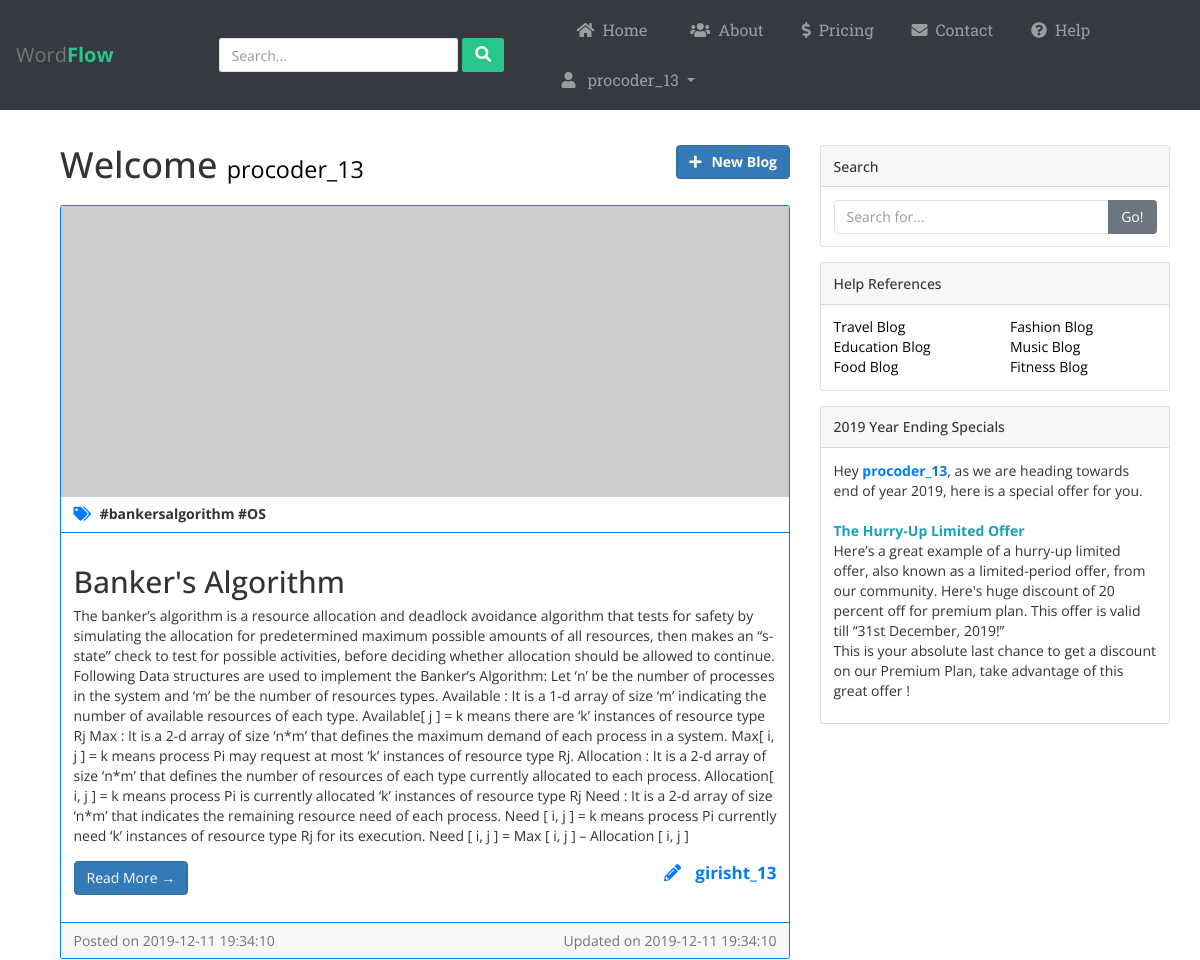
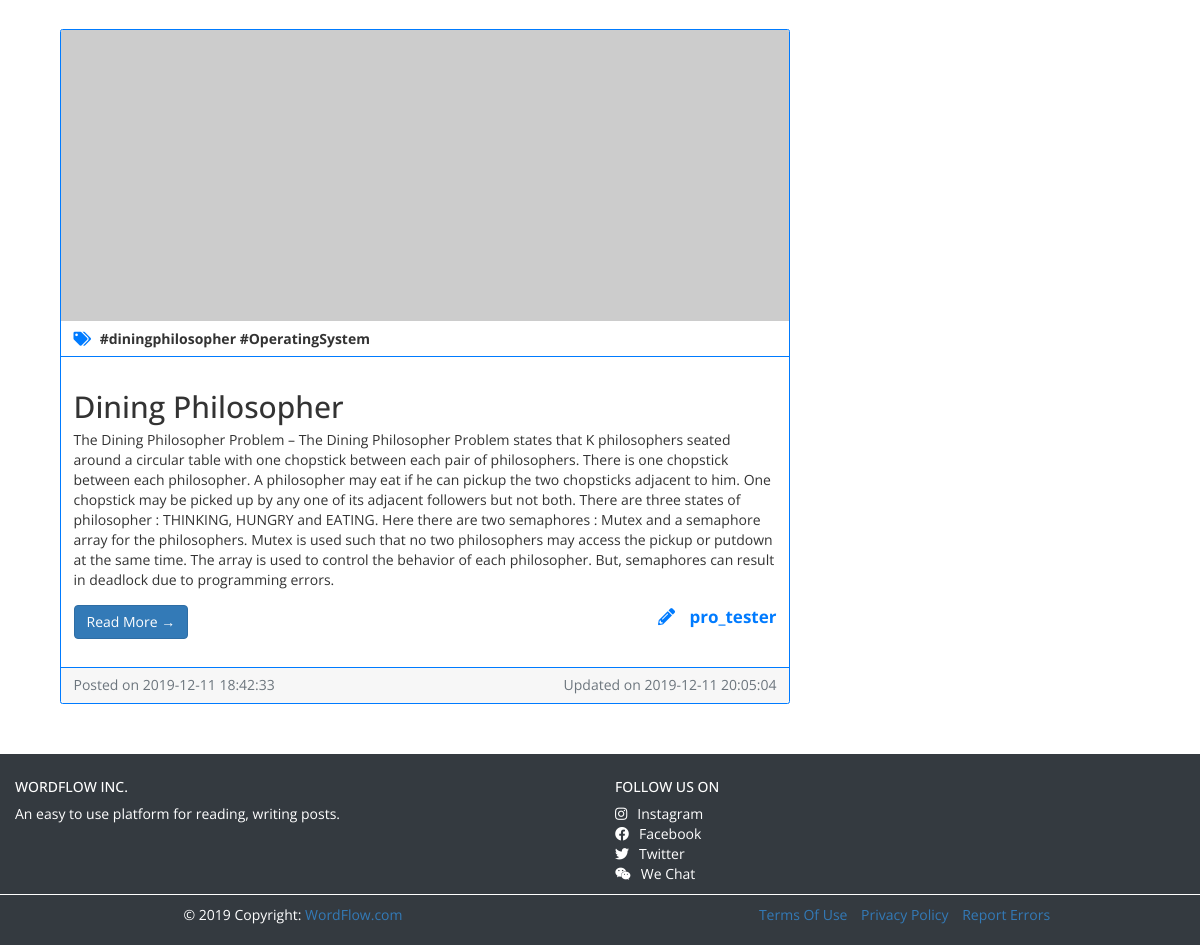
The page /dashboard (signed in) on the database its author committed (2 pictures, top to bottom).
### app.py (models this page shows)
class Post(db.Model):
	pid = db.Column(db.Integer, primary_key=True)
	title= db.Column(db.String(80), nullable=False)
	author = db.Column(db.String(40), nullable=False)
	content = db.Column(db.String(100), nullable=False)
	created_on = db.Column(db.DateTime, nullable=False)
	last_updated = db.Column(db.DateTime, nullable=False)
	tags = db.Column(db.String(50), nullable=False)

### app.py (the view)
@app.route('/dashboard' , methods=['POST', 'GET'])
@is_logged_in
def dashboard():
	if 'logged_in' in session:
		posts = Post.query.filter(Post.author != session["username"]).order_by(Post.created_on.desc(), Post.last_updated.desc()).all()
		current_user_posts = Post.query.filter_by(author=session["username"]).all()
		for post in posts:
			post.created_on= str(post.created_on).split('.')[0]
			post.last_updated=str(post.last_updated).split('.')[0]
		return render_template("dashboard.html", username=session['username'], logged_in=session['logged_in'], posts=posts, current_user_posts=current_user_posts)
	else:
		return redirect(url_for('home'))

### app.py (called while the page is built)
def is_logged_in(f):
	@wraps(f)
	def wrap(*args, **kwargs):
		if 'logged_in' in session:
			return f(*args, **kwargs)
		else:
			flash('Unauthorized, Please Login !', category='danger')
			return redirect(url_for('home'))
	return wrap

### templates/dashboard.html (shortened to what this page needs)
{% extends "layout.html" %}
{% block content %}
<div class="container">
	{% if posts %}
	<div class="row">
        <div class="col-md-8">
            <div class="row mb-2">
                <div class="col-md-8">
        	        <h1 class="my-4">Welcome
        	          <small style="color: black;">{{username}}</small>
        	        </h1>
    	        </div>
    			<div class="col-md-4">
    				<a href="/{{username}}/new/" class="btn btn-primary py-auto mt-4 pull-right"><span class="pr-3"><i class="fas fa-plus"></i></span><b>New Blog</b></a>
    			</div>
		    </div>
        {% for post in posts %}
        <div class="card mb-5 border-primary">
            <img class="card-img-top" src="http://placehold.it/750x300" alt="By - {{post.author}}">
            <div class="card-header bg-transparent border-primary">
              <p class="card-text mb-0 text-default"><b><i class="fas fa-tags text-primary mr-2"></i> {{post.tags}}</b></p>
            </div>
            <div class="card-body border-primary">
                <h2 class="card-title">{{post.title}}</h2>
                <p class="card-text">{{post.content}}</p>
                <div class="row my-4">
                    <div class="col-md-6 col-xs-6 pl-4">
                        <a href="/{{post.author}}/view/{{post.pid}}" class="btn btn-primary">Read More &rarr;</a>
                    </div>
                    <div class="col-md-6 col-xs-6 text-right">
                        <p class="mb-0 text-primary" style="font-size: 17px;"><span class="pr-3"><i class="fas fa-pencil-alt"></i></span><b> {{post.author}}</b></p>
                    </div>
                </div>
            </div>
            <div class="card-footer text-muted border-primary">
          	    <div class="row">
	          	    <div class="col-md-6">
                        Posted on {{post.created_on}}
	                </div>
                    <div class="col-md-6 text-right">
                        Updated on {{post.last_updated}}
                    </div>
                </div>
            </div>
        </div>
		{% endfor %}
      </div>
      <div class="col-md-4">
        <div class="card my-4">
          <h5 class="card-header">Search</h5>
          <div class="card-body">
            <div class="input-group">
              <input type="text" class="form-control" placeholder="Search for...">
              <span class="input-group-btn">
                <button class="btn btn-secondary" type="button">Go!</button>
              </span>
            </div>
          </div>
        </div>
        <div class="card my-4">
          <h5 class="card-header">Help References</h5>
          <div class="card-body">
            <div class="row">
              <div class="col-lg-6">
                <ul class="list-unstyled mb-0" id="category">
                  <li>
                    <a href="https://www.nomadicmatt.com/travel-blogs/improve-your-travel-writing/">Travel Blog</a>
                  </li>
                  <li>
                    <a href="https://cmnh.lstmed.ac.uk/how-to-write-an-academic-blog-in-5-simple-steps">Education Blog</a>
                  </li>
                  <li>
                    <a href="https://cookieandkate.com/top-20-tips-for-food-blogging/">Food Blog</a>
                  </li>
                </ul>
              </div>
              <div class="col-lg-6">
                <ul class="list-unstyled mb-0" id="category">
                  <li>
                    <a href="https://www.blogtyrant.com/start-a-fashion-blog/">Fashion Blog</a>
                  </li>
                  <li>
                    <a href="https://www.outbrain.com/help/advertisers/music-blog/">Music Blog</a>
                  </li>
                  <li>
                    <a href="https://www.wikihow.com/Write-a-Fitness-Blog">Fitness Blog</a>
                  </li>
                </ul>
              </div>
            </div>
          </div>
        </div>
        <div class="card my-4">
          <h5 class="card-header">2019 Year Ending Specials</h5>
          <div class="card-body">
            Hey <b class="text-primary">{{username}}</b>, as we are heading towards end of year 2019,
            here is a special offer for you. <br><br>
            <p>
              <b class="text-info">The Hurry-Up Limited Offer</b><br>
                Here’s a great example of a hurry-up limited offer, also known as a limited-period offer, from our community. Here's huge discount of 20 percent off for premium plan. This offer is valid till “31st December, 2019!”
                <br>
                This is your absolute last chance to get a discount on our Premium Plan, take advantage of this great offer !
            </p>
          </div>
        </div>
      </div>
    </div>
	{% endif %}
	</div>
{% endblock %}

### static/stylesheets/layout.css (style rules this page uses)
body { margin: 0; padding: 0; box-sizing: border-box; font-family: 'Open Sans', sans-serif; overflow-x: hidden; }
.list-unstyled a, .list-unstyled a span { color: white; }
.card h5 { padding: 1.25rem 1.25rem; margin-top: 0; }
#category a { color: black; }
.form-control { box-shadow: none; border-radius: 4px; border-color: #dfe3e8; }

### rows shown on the page
Post: tags "#bankersalgorithm #OS", title "Banker's Algorithm", content "The banker’s algorithm is a resource allocation and deadlock avoidance algorithm that tests for safety by simulating the allocation for predetermined maximum possible amounts of all resources, then makes an “s-state” check to test for possible activities, before deciding whether allocation should be allowed to continue. Following Data structures are used to implement the Banker’s Algorithm: Let ‘n’ be the number of processes in the system and ‘m’ be the number of resources types. Available : It is a 1-d array of size ‘m’ indicating the number of available resources of each type. Available[ j ] = k means there are ‘k’ instances of resource type Rj Max : It is a 2-d array of size ‘n*m’ that…", author "girisht_13", created_on "2019-12-11 19:34:10", last_updated "2019-12-11 19:34:10"
Post: tags "#diningphilosopher #OperatingSystem", title "Dining Philosopher", content "The Dining Philosopher Problem – The Dining Philosopher Problem states that K philosophers seated around a circular table with one chopstick between each pair of philosophers. There is one chopstick between each philosopher. A philosopher may eat if he can pickup the two chopsticks adjacent to him. One chopstick may be picked up by any one of its adjacent followers but not both. There are three states of philosopher : THINKING, HUNGRY and EATING. Here there are two semaphores : Mutex and a semaphore array for the philosophers. Mutex is used such that no two philosophers may access the pickup or putdown at the same time. The array is used to control the behavior of each philosopher. But,…", author "pro_tester", created_on "2019-12-11 18:42:33", last_updated "2019-12-11 20:05:04"

### other values the page prints
{{ username }} "procoder_13"
